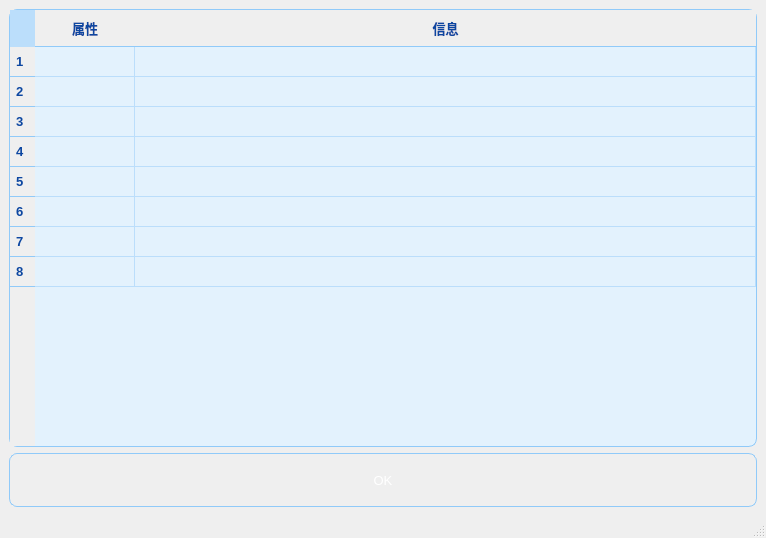
<?xml version="1.0" encoding="UTF-8"?>
<ui version="4.0">
 <class>MetaInfoWindow</class>
 <widget class="QMainWindow" name="MetaInfoWindow">
  <property name="geometry">
   <rect>
    <x>0</x>
    <y>0</y>
    <width>766</width>
    <height>538</height>
   </rect>
  </property>
  <property name="windowTitle">
   <string>MainWindow</string>
  </property>
  <property name="styleSheet">
   <string notr="true">QTableWidget {
    background-color: #e3f2fd;
    border: 1px solid #90caf9;
    border-radius: 8px;
    gridline-color: #bbdefb;
    font-family: &quot;Microsoft YaHei&quot;, &quot;Arial&quot;;
    font-size: 13px;
}

QTableWidget::item {
    background-color: #e3f2fd;
    border: none;
    padding: 4px;
}

QTableWidget::item:selected {
    background-color: #90caf9;
    color: white;
}

QHeaderView::section {
    background-color: qlineargradient(
        x1: 0, y1: 0, x2: 0, y2: 1,
        stop: 0 #bbdefb,
        stop: 1 #90caf9
    );
    color: #0d47a1;
    padding: 6px;
    border: none;
    border-bottom: 1px solid #90caf9;
    font-weight: bold;
    font-size: 13px;
}

QTableCornerButton::section {
    background-color: #bbdefb;
    border: none;
}
</string>
  </property>
  <widget class="QWidget" name="centralwidget">
   <layout class="QVBoxLayout" name="verticalLayout">
    <item>
     <widget class="QTableWidget" name="tableWidget">
      <property name="editTriggers">
       <set>QAbstractItemView::EditTrigger::NoEditTriggers</set>
      </property>
      <property name="tabKeyNavigation">
       <bool>false</bool>
      </property>
      <property name="showDropIndicator" stdset="0">
       <bool>false</bool>
      </property>
      <property name="rowCount">
       <number>8</number>
      </property>
      <attribute name="horizontalHeaderStretchLastSection">
       <bool>true</bool>
      </attribute>
      <row/>
      <row/>
      <row/>
      <row/>
      <row/>
      <row/>
      <row/>
      <row/>
      <column>
       <property name="text">
        <string>属性</string>
       </property>
      </column>
      <column>
       <property name="text">
        <string>信息</string>
       </property>
      </column>
     </widget>
    </item>
    <item>
     <widget class="QPushButton" name="pushButton">
      <property name="minimumSize">
       <size>
        <width>114</width>
        <height>54</height>
       </size>
      </property>
      <property name="styleSheet">
       <string notr="true">QPushButton {
    background-color: qlineargradient(
        x1: 0, y1: 0, x2: 0, y2: 1,
        stop: 0 #42a5f5,
        stop: 1 #1e88e5
    );
    color: white;
    border: 1px solid #90caf9;
    border-radius: 8px;
    padding: 8px 16px;
    font-family: &quot;Microsoft YaHei&quot;, &quot;Arial&quot;;
    font-size: 13px;
    min-height: 36px;
    min-width: 80px;
}

QPushButton:hover {
    background-color: qlineargradient(
        x1: 0, y1: 0, x2: 0, y2: 1,
        stop: 0 #64b5f6,
        stop: 1 #42a5f5
    );
}

QPushButton:pressed {
    background-color: qlineargradient(
        x1: 0, y1: 0, x2: 0, y2: 1,
        stop: 0 #1e88e5,
        stop: 1 #1976d2
    );
}

QPushButton:disabled {
    background-color: #cfd8dc;
    color: #90a4ae;
    border: 1px solid #b0bec5;
}
</string>
      </property>
      <property name="text">
       <string>OK</string>
      </property>
     </widget>
    </item>
   </layout>
  </widget>
  <widget class="QMenuBar" name="menubar">
   <property name="geometry">
    <rect>
     <x>0</x>
     <y>0</y>
     <width>766</width>
     <height>27</height>
    </rect>
   </property>
  </widget>
  <widget class="QStatusBar" name="statusbar"/>
 </widget>
 <resources/>
 <connections/>
</ui>
